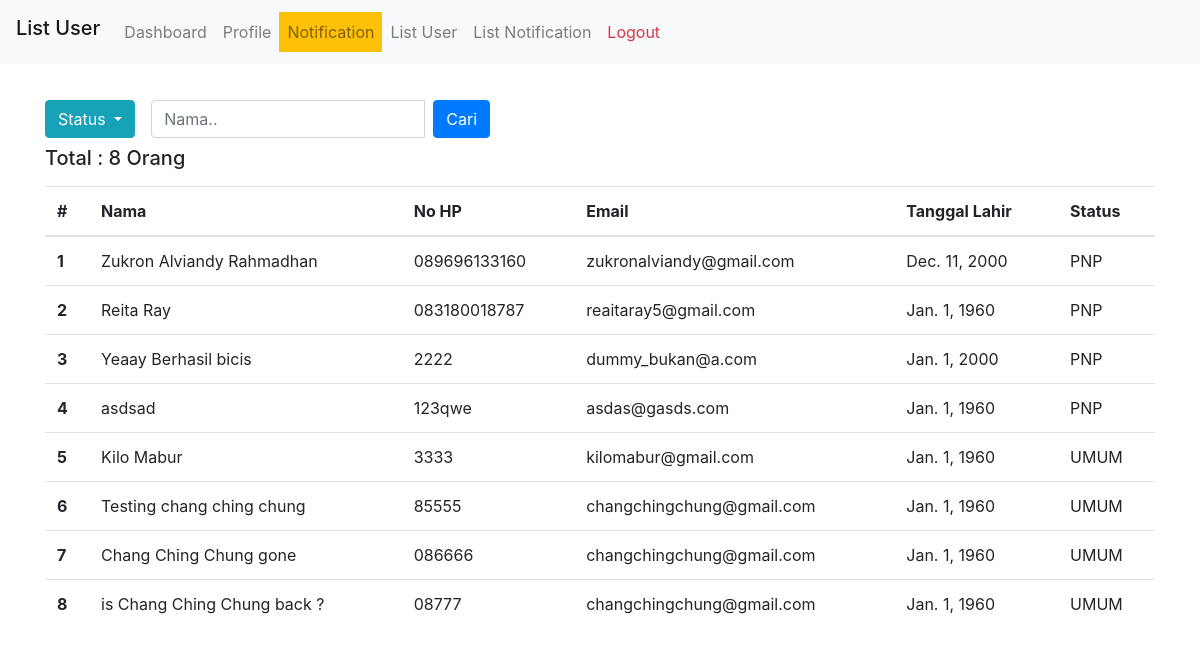
Page /dashboard/list-user/ (signed in) on the committed database.
### pendaftaran/models.py (models this page shows, shortened)
class SignUp(models.Model):
    nama        = models.CharField(max_length=255)
    noHp        = models.CharField(max_length=20,
        validators=[validate_noHp, validate_noHp_exist]
    )
    password    = models.CharField(max_length=255)
    email       = models.CharField(max_length=255)
    tanggalLahir= models.DateField()
    KATEGORI = [
        ('PNP', 'Mahasiswa PNP'),
        ('UMUM', 'Umum')
    ]
    status      = models.CharField(max_length=20, choices=KATEGORI)
    created     = models.DateTimeField(auto_now_add=True)
    updated     = models.DateTimeField(auto_now=True)

### dashboard/views.py (the view)
# urls.py: path('list-user/', ListUserView.as_view(), name='list-user'),
class ListUserView(ListUserUtils, UserPassesTestMixin, LoginRequiredMixin, ListView):
    def test_func(self):
        return self.request.user.is_staff
    login_url = '/login'
    model = SignUp
    template_name = 'dashboard/list-user.html'
    def get(self, request, *args, **kwargs):
        list_user = self.get_list_user(request.GET)
        self.extra_context = {
            'page_title': 'List User',
            'list_user': list_user,
            'total_list_user': list_user.count(),
        }
        return super().get(request, *args, **kwargs)

### dashboard/views.py (called while the page is built)
def notification_context(request):
    user_id = request.user.id
    notification_contains_viewed_false = Notification.objects.filter(viewed=False, user_id=user_id)
    return {'notifications_unread': notification_contains_viewed_false}

    def get_list_user(self, get_request):
        if len(get_request) == 0:
            list_user = SignUp.objects.all()
        elif get_request.__contains__('search'):
            list_user = SignUp.objects.filter(nama__contains=(get_request['search']))
        elif get_request.__contains__('status'):
            list_user = SignUp.objects.filter(status=get_request['status'].upper())
        else:
            list_user = SignUp.objects.none()
        return list_user

### dashboard/templates/dashboard/list-user.html (shortened to what this page needs)
{% extends 'dashboard/base.html' %}
{% block contents %}
    {% include "dashboard/snippet/navbar.html" %}
    <div class="container">
        <div class="btn-group">
            <button type="button" class="btn btn-info dropdown-toggle" data-toggle="dropdown" aria-haspopup="true"
                    aria-expanded="false">
                Status
            </button>
            <div class="input-group ml-3">
                <input type="text" class="form-control" placeholder="Nama.." id="searchbar">
                <a class="btn btn-primary ml-2" href="" onclick="this.href='{% url 'dashboard:list-user' %}' + '?search=' + document.getElementById('searchbar').value;">Cari</a>
            </div>
        </div>
        <h5 class="mt-2">Total : {{ total_list_user }} Orang</h5>
        <table class="table mt-3">
            <thead>
            <tr>
                <th scope="col">#</th>
                <th scope="col">Nama</th>
                <th scope="col">No HP</th>
                <th scope="col">Email</th>
                <th scope="col">Tanggal Lahir</th>
                <th scope="col">Status</th>
            </tr>
            </thead>
            <tbody>
            {% for user in list_user %}
                <tr>
                    <th scope="row">{{ forloop.counter }}</th>
                    <td>{{ user.nama }}</td>
                    <td>{{ user.noHp }}</td>
                    <td>{{ user.email }}</td>
                    <td>{{ user.tanggalLahir }}</td>
                    <td>{{ user.status }}</td>
                </tr>
            {% endfor %}
            </tbody>
        </table>
    </div>
{% endblock %}

### dashboard/templates/dashboard/base.html (shortened to what this page needs)
<!DOCTYPE html>
<html lang="en">
<head>
    {% include 'snippet/styles.html' %}
</head>
<body>
    <div style="margin-top: 100px">
        {% block contents %}
        {% endblock %}
    </div>
</body>
</html>

### templates/snippet/styles.html
{% load static %}
<link rel="stylesheet" href="{% static "css/bootstrap.css" %}">

### dashboard/templates/dashboard/snippet/navbar.html (shortened to what this page needs)
<div class="container-fluid">
    <nav class="navbar navbar-expand-lg navbar-light bg-light fixed-top">
        <h1 class="navbar-brand">{{ page_title }}</h1>
        <div class="collapse navbar-collapse" id="navbarNav">
            <ul class="navbar-nav">
                <li class="nav-item">
                    <a class="nav-link" href="{% url 'dashboard:index' %}">Dashboard</a>
                </li>
                <li class="nav-item">
                    <a class="nav-link" href="{% url 'dashboard:profile' %}">Profile</a>
                </li>
                {% if notifications_unread %}
                    <li class="nav-item">
                        <a class="nav-link bg-warning" href="{% url 'dashboard:notification' %}">Notification</a>
                    </li>
                {% else %}
                    <li class="nav-item">
                        <a class="nav-link" href="{% url 'dashboard:notification' %}">Notification</a>
                    </li>
                {% endif %}
                {% if request.user.is_staff %}
                    <li class="nav-item">
                        <a class="nav-link" href="{% url 'dashboard:list-user' %}">List User</a>
                    </li>
                    <li class="nav-item">
                        <a class="nav-link" href="{% url 'dashboard:list-notification' %}">List Notification</a>
                    </li>
                {% endif %}
                <li class="nav-item">
                    <a href="{% url 'dashboard:logout' %}" class="nav-link text-danger">Logout</a>
                </li>
            </ul>
        </div>
    </nav>
</div>

### templates/snippet/scripts.html (shortened to what this page needs)
{% load static %}

### rows in the picture
SignUp: nama "Zukron Alviandy Rahmadhan", noHp "089696133160", email "zukronalviandy@gmail.com", tanggalLahir "Dec. 11, 2000", status "PNP"
SignUp: nama "Reita Ray", noHp "083180018787", email "reaitaray5@gmail.com", tanggalLahir "Jan. 1, 1960", status "PNP"
SignUp: nama "Yeaay Berhasil bicis", noHp "2222", email "dummy_bukan@a.com", tanggalLahir "Jan. 1, 2000", status "PNP"
SignUp: nama "asdsad", noHp "123qwe", email "asdas@gasds.com", tanggalLahir "Jan. 1, 1960", status "PNP"
SignUp: nama "Kilo Mabur", noHp "3333", email "kilomabur@gmail.com", tanggalLahir "Jan. 1, 1960", status "UMUM"
SignUp: nama "Testing chang ching chung", noHp "85555", email "changchingchung@gmail.com", tanggalLahir "Jan. 1, 1960", status "UMUM"
SignUp: nama "Chang Ching Chung gone", noHp "086666", email "changchingchung@gmail.com", tanggalLahir "Jan. 1, 1960", status "UMUM"
SignUp: nama "is Chang Ching Chung back ?", noHp "08777", email "changchingchung@gmail.com", tanggalLahir "Jan. 1, 1960", status "UMUM"

### other values in the picture
{{ page_title }} "List User"
{{ total_list_user }} "8"
